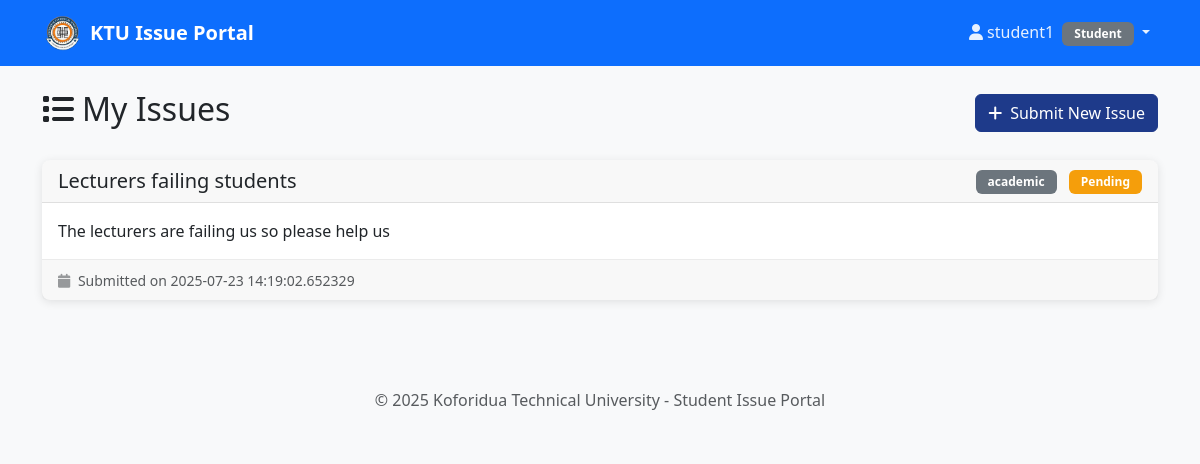
Page /my-issues (signed in) on the earlier database version.
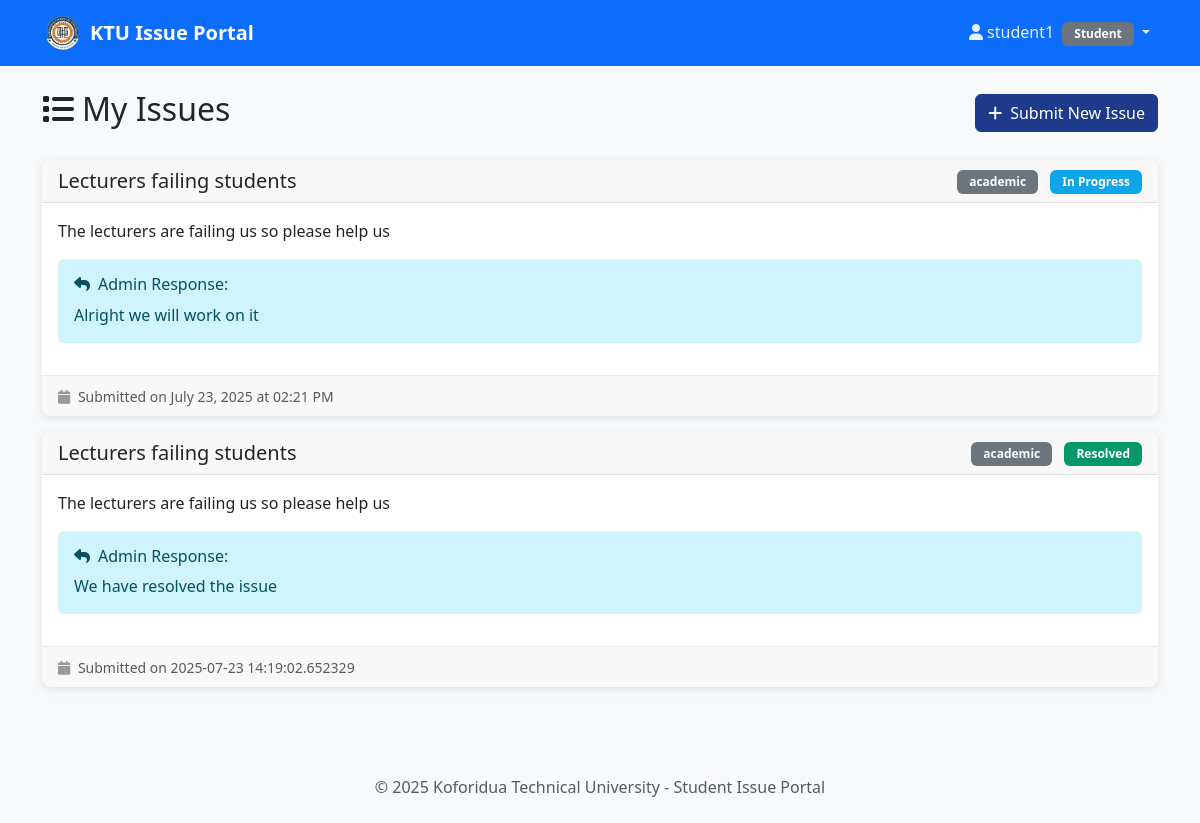
Same page on the later database version.
### tables this page shows
CREATE TABLE issues (
    id INTEGER PRIMARY KEY AUTOINCREMENT,
    student_id INTEGER NOT NULL,
    subject TEXT NOT NULL,
    category TEXT NOT NULL,
    message TEXT NOT NULL,
    status TEXT NOT NULL DEFAULT 'pending' CHECK (status IN ('pending', 'in_progress', 'resolved')),
    response TEXT,
    created_at TIMESTAMP DEFAULT CURRENT_TIMESTAMP,
    FOREIGN KEY (student_id) REFERENCES users (id)
);

### app.py (the view)
@app.route('/my-issues')
def my_issues():
    if g.user is None or g.user['role'] != 'student':
        return redirect(url_for('login'))
    db = get_db()
    issues = db.execute(
        'SELECT * FROM issues WHERE student_id = ? ORDER BY created_at DESC',
        (g.user['id'],)
    ).fetchall()
    return render_template('my_issues.html', issues=issues)

### app.py (called while the page is built)
def parse_datetime(date_string):
    if not date_string:
        return 'Unknown date'
    try:
        dt = datetime.strptime(date_string, '%Y-%m-%d %H:%M:%S')
        return dt.strftime('%B %d, %Y at %I:%M %p')
    except:
        return date_string

@app.before_request
def load_logged_in_user():
    user_id = session.get('user_id')
    if user_id is None:
        g.user = None
    else:
        db = get_db()
        g.user = db.execute(
            'SELECT * FROM users WHERE id = ?', (user_id,)
        ).fetchone()

### database.py (called while the page is built)
def get_db():
    if 'db' not in g:
        g.db = sqlite3.connect('university_issues.db')
        g.db.row_factory = sqlite3.Row
    return g.db

### templates/my_issues.html (shortened to what this page needs)
{% extends "base.html" %}
{% block content %}
<div class="row">
    <div class="col-12">
        <div class="d-flex justify-content-between align-items-center mb-4">
            <h2>
                <i class="fas fa-list me-2"></i>My Issues
            </h2>
            <a href="{{ url_for('submit_issue') }}" class="btn btn-primary">
                <i class="fas fa-plus me-2"></i>Submit New Issue
            </a>
        </div>
    </div>
</div>
<div class="row">
    <div class="col-12">
        {% if issues %}
            {% for issue in issues %}
            <div class="card mb-3">
                <div class="card-header d-flex justify-content-between align-items-center">
                    <h5 class="mb-0">{{ issue.subject }}</h5>
                    <div>
                        <span class="badge bg-secondary me-2">{{ issue.category }}</span>
                        {% if issue.status == 'pending' %}
                            <span class="badge bg-warning">Pending</span>
                        {% elif issue.status == 'in_progress' %}
                            <span class="badge bg-info">In Progress</span>
                        {% elif issue.status == 'resolved' %}
                            <span class="badge bg-success">Resolved</span>
                        {% endif %}
                    </div>
                </div>
                <div class="card-body">
                    <p class="card-text">{{ issue.message }}</p>
                    {% if issue.response %}
                        <div class="alert alert-info mt-3">
                            <h6 class="alert-heading">
                                <i class="fas fa-reply me-2"></i>Admin Response:
                            </h6>
                            <p class="mb-0">{{ issue.response }}</p>
                        </div>
                    {% endif %}
                </div>
                <div class="card-footer text-muted">
                    <small>
                        <i class="fas fa-calendar me-1"></i>
                        Submitted on {{ parse_datetime(issue.created_at) }}
                    </small>
                </div>
            </div>
            {% endfor %}
        {% endif %}
    </div>
</div>
{% endblock %}

Differences in the rows shown:
added issues: subject "Lecturers failing students", category "academic", status "In Progress", message "The lecturers are failing us so please help us", response "Alright we will work on it", created_at "July 23, 2025 at 02:21 PM"
changed issues: response (not shown) → "We have resolved the issue"; status "Pending" → "Resolved"
